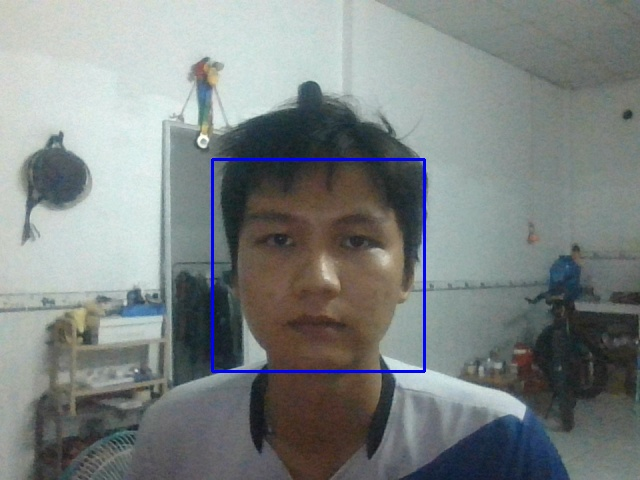
#> input picture capture/110121044.jpg, 640 x 480 px, given in place of the camera
$ python capture_face.py
#> lines starting #> are read from the running program, lines starting #| are printed output that depends on the picture
import cv2
import os
from tkinter import messagebox

def capture_face(masv):
#> called with masv = 'test'
    save_dir = "capture/train_data"
    os.makedirs(save_dir, exist_ok=True)
    cap = cv2.VideoCapture(0)
    face_cascade = cv2.CascadeClassifier(cv2.data.haarcascades + 'haarcascade_frontalface_default.xml')
    count = 0

    while count < 5:
        ret, frame = cap.read()
#> frame is the input picture: shape (480, 640, 3); mean B, G, R 130.3, 131.2, 125
        if not ret:
            messagebox.showerror("Lỗi", "Không thể mở camera!")
            break
        frame = cv2.flip(frame, 1)
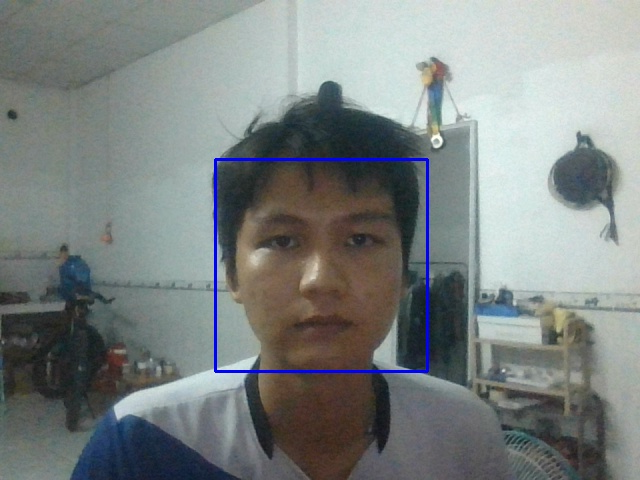
#> frame: shape (480, 640, 3); mean B, G, R 130.3, 131.2, 125
        gray = cv2.cvtColor(frame, cv2.COLOR_BGR2GRAY)
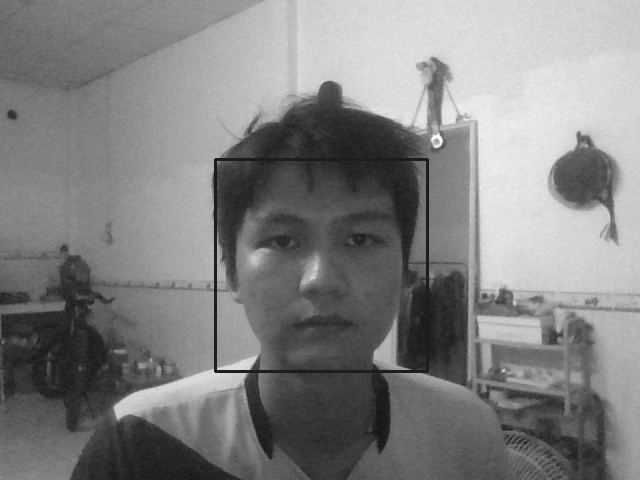
#> gray: shape (480, 640); min 18, max 254, mean 129.2
        faces = face_cascade.detectMultiScale(gray, 1.3, 5)
#> faces = [[207, 156, 220, 220]]
        for (x, y, w, h) in faces:
            face_img = frame[y:y+h, x:x+w]
            face_img = cv2.resize(face_img, (96, 96))
            filename = os.path.join(save_dir, f"{masv}_{count+1}.jpg")
            cv2.imwrite(filename, face_img)
            count += 1 #
            cv2.rectangle(frame, (x, y), (x+w, y+h), (0, 255, 0), 2)
            cv2.putText(frame, f"Saved: {count}/5", (x, y-10), cv2.FONT_HERSHEY_SIMPLEX, 0.7, (0,255,0), 2)
            cv2.imshow("Capture Face", frame)
            cv2.waitKey(1000)  # Đợi 1 giây giữa các lần chụp
            break  # Chỉ lấy 1 khuôn mặt mỗi lần
        else:
            cv2.imshow("Capture Face", frame)
            if cv2.waitKey(1) & 0xFF == 27:
                break
#> this loop made 1 pass
#> pass 1, in capture_face, `face_img = frame[y:y+h, x:x+w]`:
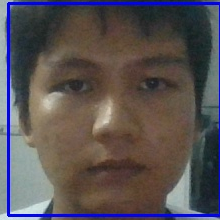
#> face_img: shape (220, 220, 3); mean B, G, R 84.3, 82.1, 88.6
#> pass 1, in capture_face, `face_img = cv2.resize(face_img, (96, 96))`:
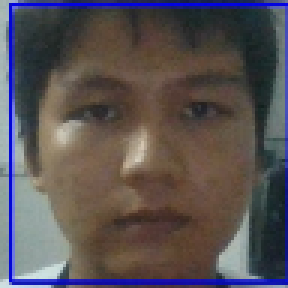
#> face_img: shape (96, 96, 3) (shown 3 times larger); mean B, G, R 84.2, 81.9, 88.4
#> pass 1, in capture_face, `cv2.imshow("Capture Face", frame)`:
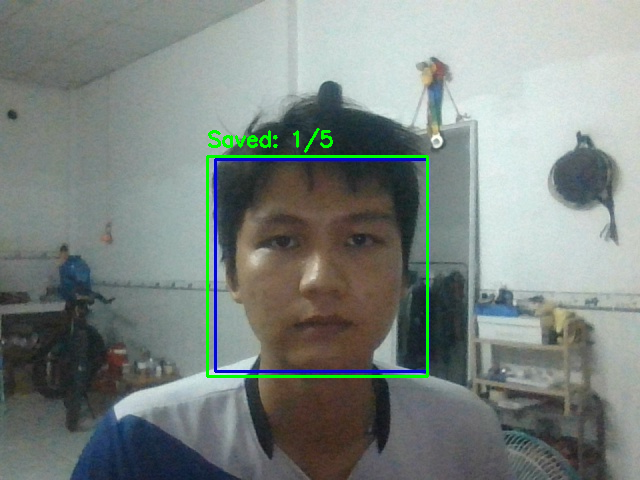
#> window 'Capture Face': shape (480, 640, 3); mean B, G, R 128.9, 133, 124.1
#> after the loop, count = 1

    cap.release()
    cv2.destroyAllWindows()
    if count == 2:
        messagebox.showinfo("Thành công", f"Đã lưu 2 ảnh cho SV {masv}")
    else:
        messagebox.showwarning("Chưa đủ ảnh", f"Chỉ lưu được {count}/5 ảnh cho SV {masv}")

if __name__ == "__main__":
    capture_face("test")

$ run again, on capture/1101210445.jpg
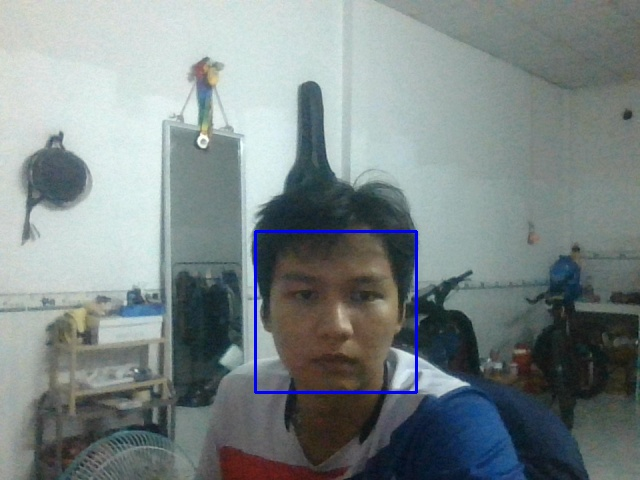
#> input picture capture/1101210445.jpg, 640 x 480 px, given in place of the camera
#> in capture_face, frame is the input picture: shape (480, 640, 3); mean B, G, R 134.8, 134.4, 124.1
#> faces = [[229, 237, 151, 151]]
#> the loop in capture_face, `for (x, y, w, h) in faces:` made 1 pass
#> (x, y, w, h, count) on pass 1: (229, 237, 151, 151, 1)
#> pass 1, in capture_face, `face_img = frame[y:y+h, x:x+w]`:
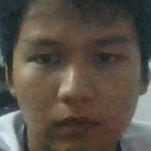
#> face_img: shape (151, 151, 3); mean B, G, R 71.2, 81.5, 89.1
#> pass 1, in capture_face, `cv2.imshow("Capture Face", frame)`:
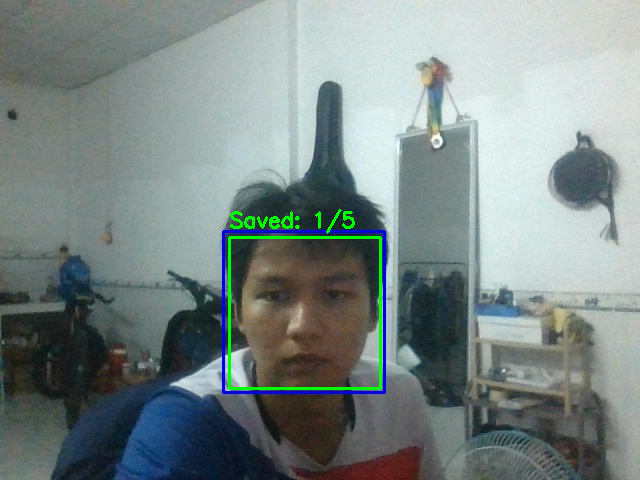
#> window 'Capture Face': shape (480, 640, 3); mean B, G, R 134.1, 135.9, 123.5
#> after the loop in capture_face, `for (x, y, w, h) in faces:`: count = 1

$ run again, on capture/110121270.jpg
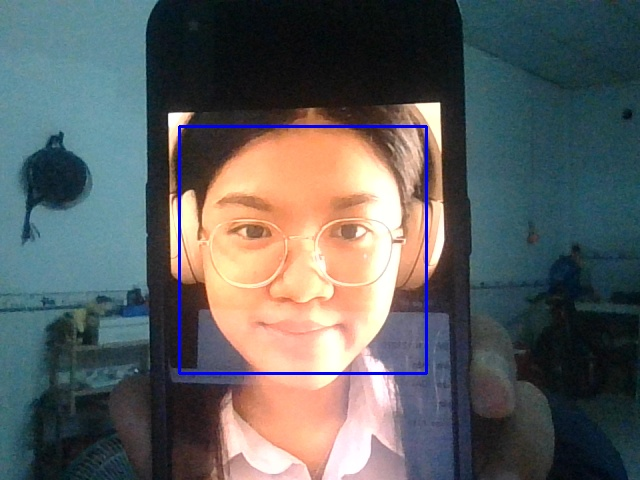
#> input picture capture/110121270.jpg, 640 x 480 px, given in place of the camera
#> in capture_face, frame is the input picture: shape (480, 640, 3); mean B, G, R 95.3, 95.2, 92.9
#> faces = [[215, 134, 235, 235]]
#> the loop in capture_face, `for (x, y, w, h) in faces:` made 1 pass
#> (x, y, w, h, count) on pass 1: (215, 134, 235, 235, 1)
#> pass 1, in capture_face, `face_img = cv2.resize(face_img, (96, 96))`:
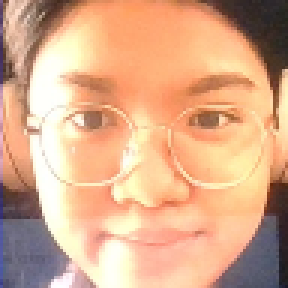
#> face_img: shape (96, 96, 3) (shown 3 times larger); mean B, G, R 138.4, 171.1, 218
#> pass 1, in capture_face, `cv2.imshow("Capture Face", frame)`:
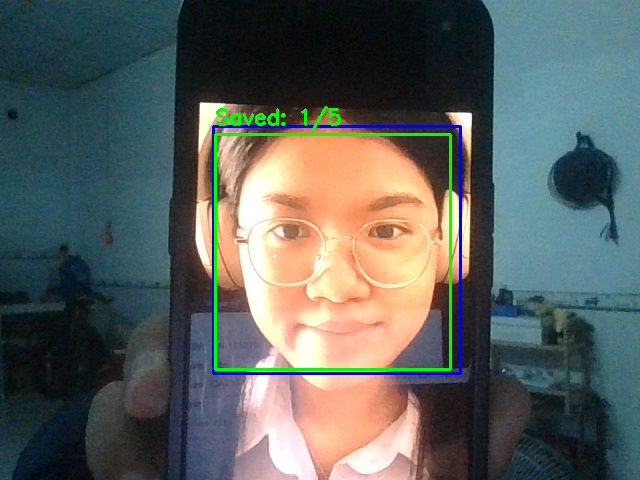
#> window 'Capture Face': shape (480, 640, 3); mean B, G, R 94, 97, 91.3
#> after the loop in capture_face, `for (x, y, w, h) in faces:`: count = 1
